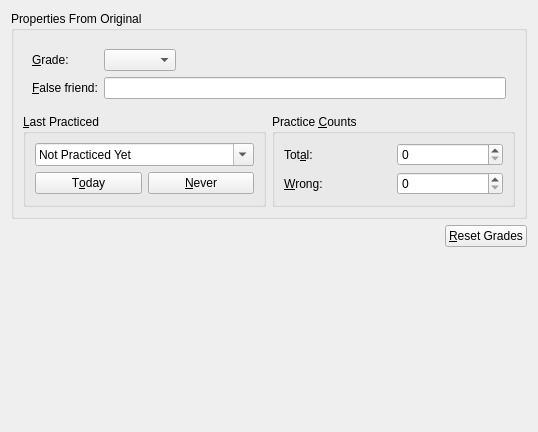
<ui version="4.0" >
 <author>Peter Hedlund</author>
 <class>FromToEntryPageForm</class>
 <widget class="QWidget" name="FromToEntryPageForm" >
  <property name="geometry" >
   <rect>
    <x>0</x>
    <y>0</y>
    <width>538</width>
    <height>432</height>
   </rect>
  </property>
  <property name="minimumSize" >
   <size>
    <width>326</width>
    <height>306</height>
   </size>
  </property>
  <property name="windowTitle" >
   <string>-</string>
  </property>
  <layout class="QVBoxLayout" >
   <item>
    <widget class="QGroupBox" name="direc_label" >
     <property name="title" >
      <string>Properties From Original</string>
     </property>
     <layout class="QGridLayout" >
      <property name="leftMargin" >
       <number>9</number>
      </property>
      <property name="topMargin" >
       <number>9</number>
      </property>
      <property name="rightMargin" >
       <number>9</number>
      </property>
      <property name="bottomMargin" >
       <number>9</number>
      </property>
      <property name="horizontalSpacing" >
       <number>6</number>
      </property>
      <property name="verticalSpacing" >
       <number>6</number>
      </property>
      <item row="0" column="0" colspan="2" >
       <layout class="QGridLayout" >
        <property name="leftMargin" >
         <number>9</number>
        </property>
        <property name="topMargin" >
         <number>9</number>
        </property>
        <property name="rightMargin" >
         <number>9</number>
        </property>
        <property name="bottomMargin" >
         <number>9</number>
        </property>
        <property name="horizontalSpacing" >
         <number>6</number>
        </property>
        <property name="verticalSpacing" >
         <number>6</number>
        </property>
        <item row="0" column="2" >
         <spacer>
          <property name="orientation" >
           <enum>Qt::Horizontal</enum>
          </property>
          <property name="sizeType" >
           <enum>QSizePolicy::Expanding</enum>
          </property>
          <property name="sizeHint" >
           <size>
            <width>20</width>
            <height>20</height>
           </size>
          </property>
         </spacer>
        </item>
        <item row="1" column="1" colspan="2" >
         <widget class="QLineEdit" name="fauxami_line" >
          <property name="sizePolicy" >
           <sizepolicy vsizetype="Preferred" hsizetype="Expanding" >
            <horstretch>0</horstretch>
            <verstretch>0</verstretch>
           </sizepolicy>
          </property>
         </widget>
        </item>
        <item row="0" column="0" >
         <widget class="QLabel" name="grade_label" >
          <property name="text" >
           <string>&amp;Grade:</string>
          </property>
          <property name="buddy" >
           <cstring>gradebox</cstring>
          </property>
         </widget>
        </item>
        <item row="0" column="1" >
         <widget class="QComboBox" name="gradebox" >
          <property name="sizePolicy" >
           <sizepolicy vsizetype="Preferred" hsizetype="Minimum" >
            <horstretch>0</horstretch>
            <verstretch>0</verstretch>
           </sizepolicy>
          </property>
         </widget>
        </item>
        <item row="1" column="0" >
         <widget class="QLabel" name="fauxami_label" >
          <property name="text" >
           <string>&amp;False friend:</string>
          </property>
          <property name="buddy" >
           <cstring>fauxami_line</cstring>
          </property>
         </widget>
        </item>
       </layout>
      </item>
      <item row="1" column="1" >
       <widget class="QGroupBox" name="GroupBox3" >
        <property name="title" >
         <string>Practice &amp;Counts</string>
        </property>
        <layout class="QGridLayout" >
         <property name="leftMargin" >
          <number>9</number>
         </property>
         <property name="topMargin" >
          <number>9</number>
         </property>
         <property name="rightMargin" >
          <number>9</number>
         </property>
         <property name="bottomMargin" >
          <number>9</number>
         </property>
         <property name="horizontalSpacing" >
          <number>6</number>
         </property>
         <property name="verticalSpacing" >
          <number>6</number>
         </property>
         <item row="1" column="1" >
          <widget class="QSpinBox" name="badCountEdit" >
           <property name="minimum" >
            <number>0</number>
           </property>
           <property name="maximum" >
            <number>999999999</number>
           </property>
           <property name="value" >
            <number>0</number>
           </property>
          </widget>
         </item>
         <item row="0" column="1" >
          <widget class="QSpinBox" name="totalCountEdit" >
           <property name="maximum" >
            <number>999999999</number>
           </property>
          </widget>
         </item>
         <item row="1" column="0" >
          <widget class="QLabel" name="bcount_label" >
           <property name="text" >
            <string>&amp;Wrong:</string>
           </property>
           <property name="buddy" >
            <cstring>badCountEdit</cstring>
           </property>
          </widget>
         </item>
         <item row="0" column="0" >
          <widget class="QLabel" name="qcount_label" >
           <property name="text" >
            <string>Tot&amp;al:</string>
           </property>
           <property name="buddy" >
            <cstring>totalCountEdit</cstring>
           </property>
          </widget>
         </item>
        </layout>
       </widget>
      </item>
      <item row="1" column="0" >
       <widget class="QGroupBox" name="GroupBox2" >
        <property name="title" >
         <string>&amp;Last Practiced</string>
        </property>
        <layout class="QGridLayout" >
         <property name="leftMargin" >
          <number>9</number>
         </property>
         <property name="topMargin" >
          <number>9</number>
         </property>
         <property name="rightMargin" >
          <number>9</number>
         </property>
         <property name="bottomMargin" >
          <number>9</number>
         </property>
         <property name="horizontalSpacing" >
          <number>6</number>
         </property>
         <property name="verticalSpacing" >
          <number>6</number>
         </property>
         <item row="1" column="1" >
          <widget class="QPushButton" name="never" >
           <property name="text" >
            <string>&amp;Never</string>
           </property>
          </widget>
         </item>
         <item row="1" column="0" >
          <widget class="QPushButton" name="today" >
           <property name="text" >
            <string>T&amp;oday</string>
           </property>
          </widget>
         </item>
         <item row="0" column="0" colspan="2" >
          <widget class="QDateEdit" name="queryDateEdit" >
           <property name="sizePolicy" >
            <sizepolicy vsizetype="Fixed" hsizetype="MinimumExpanding" >
             <horstretch>0</horstretch>
             <verstretch>0</verstretch>
            </sizepolicy>
           </property>
           <property name="acceptDrops" >
            <bool>false</bool>
           </property>
           <property name="toolTip" >
            <string>The date this expression was last practiced</string>
           </property>
           <property name="specialValueText" >
            <string>Not Practiced Yet</string>
           </property>
           <property name="dateTime" >
            <datetime>
             <hour>0</hour>
             <minute>0</minute>
             <second>0</second>
             <year>1999</year>
             <month>1</month>
             <day>1</day>
            </datetime>
           </property>
           <property name="minimumDate" >
            <date>
             <year>1999</year>
             <month>1</month>
             <day>1</day>
            </date>
           </property>
           <property name="displayFormat" >
            <string>dd.MM.yyyy</string>
           </property>
           <property name="calendarPopup" >
            <bool>true</bool>
           </property>
          </widget>
         </item>
        </layout>
       </widget>
      </item>
     </layout>
    </widget>
   </item>
   <item>
    <layout class="QHBoxLayout" >
     <item>
      <spacer>
       <property name="orientation" >
        <enum>Qt::Horizontal</enum>
       </property>
       <property name="sizeHint" >
        <size>
         <width>40</width>
         <height>20</height>
        </size>
       </property>
      </spacer>
     </item>
     <item>
      <widget class="QPushButton" name="resetGradesButton" >
       <property name="text" >
        <string>&amp;Reset Grades</string>
       </property>
      </widget>
     </item>
    </layout>
   </item>
   <item>
    <spacer>
     <property name="orientation" >
      <enum>Qt::Vertical</enum>
     </property>
     <property name="sizeHint" >
      <size>
       <width>421</width>
       <height>41</height>
      </size>
     </property>
    </spacer>
   </item>
  </layout>
 </widget>
 <layoutdefault spacing="6" margin="11" />
 <tabstops>
  <tabstop>gradebox</tabstop>
  <tabstop>fauxami_line</tabstop>
  <tabstop>queryDateEdit</tabstop>
  <tabstop>today</tabstop>
  <tabstop>never</tabstop>
  <tabstop>totalCountEdit</tabstop>
  <tabstop>badCountEdit</tabstop>
 </tabstops>
 <resources/>
 <connections/>
</ui>
